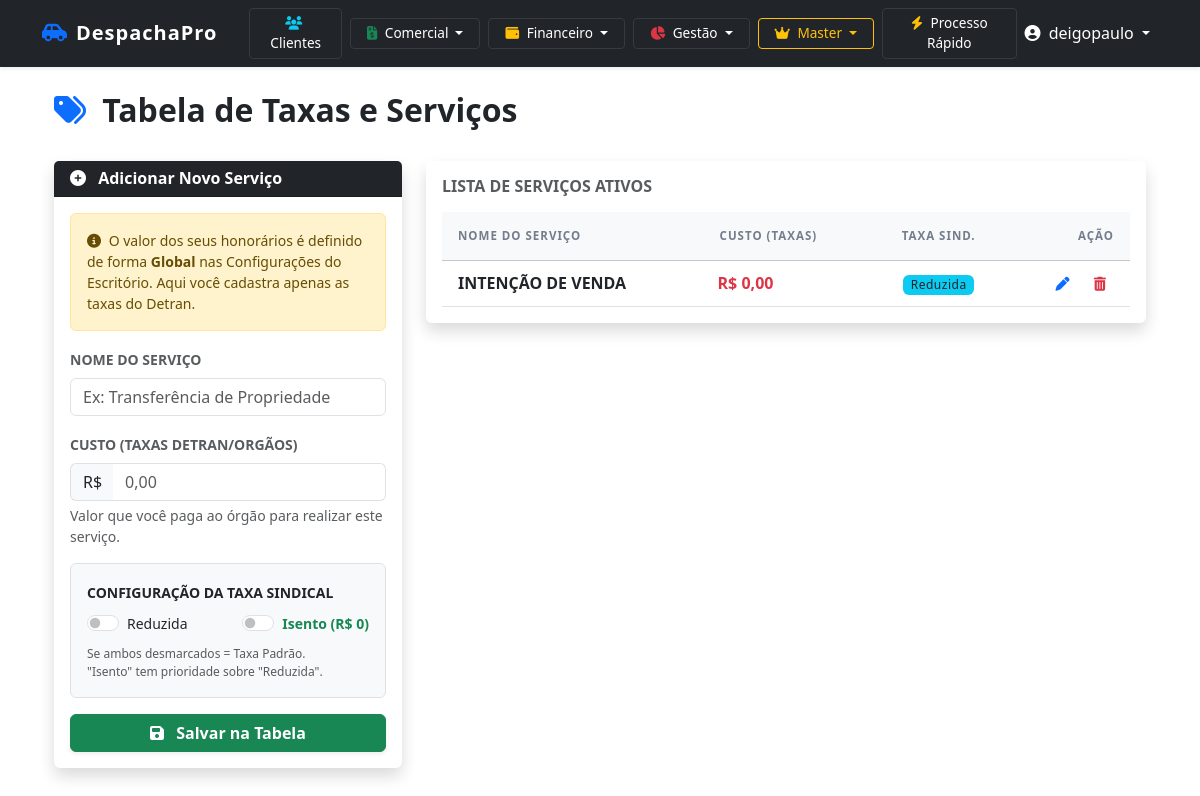
The app's page /servicos/ (signed in) with its own data.
### cadastro/models.py (models this page shows, shortened)
class TipoServico(models.Model):
    despachante = models.ForeignKey(Despachante, on_delete=models.CASCADE)
    nome = models.CharField(max_length=100)
    valor_base = models.DecimalField(max_digits=10, decimal_places=2, default=0.00, verbose_name="Custo DETRAN")
    honorarios = models.DecimalField(max_digits=10, decimal_places=2, default=0.00, verbose_name="Lucro/Honorários")
    usa_taxa_sindego_reduzida = models.BooleanField(
        default=False,
        verbose_name="Usa Taxa Reduzida (Sindego)?",
        help_text="Marque se este serviço paga a taxa menor (Ex: R$ 6,50) em vez da cheia (Ex: R$ 13,00)."
    )
    isenta_taxa_sindego = models.BooleanField(
        default=False,
        verbose_name="Isento de Taxa Sindical?",
        help_text="Se marcado, o valor da taxa sindical será R$ 0,00."
    )
    ativo = models.BooleanField(default=True)

### cadastro/views.py (the view, shortened to what this page needs)
# urls.py: path('servicos/', views.gerenciar_servicos, name='gerenciar_servicos'),
@login_required
@user_passes_test(is_admin_or_superuser, login_url='/dashboard/')
def gerenciar_servicos(request):
    perfil = request.user.perfilusuario
    servicos = TipoServico.objects.filter(despachante=perfil.despachante, ativo=True)
    return render(request, 'gerenciar_servicos.html', {'servicos': servicos})

### cadastro/views.py (called while the page is built)
def is_admin_or_superuser(user):
    if not user.is_authenticated:
        return False
    if user.is_superuser:
        return True
    if hasattr(user, 'perfilusuario') and user.perfilusuario.tipo_usuario == 'ADMIN':
        return True
    return False

### cadastro/templates/gerenciar_servicos.html (shortened to what this page needs)
{% extends 'base.html' %}
{% block extra_css %}
<link rel="stylesheet" href="https://cdn.datatables.net/1.13.7/css/dataTables.bootstrap5.min.css">
{% endblock %}
{% block content %}
<div class="container-fluid mt-3">
    <div class="d-flex justify-content-between align-items-center mb-4">
        <h2 class="fw-bold text-dark"><i class="fas fa-tags text-primary me-2"></i> Tabela de Taxas e Serviços</h2>
    </div>
    <div class="row">
        {% if user.is_superuser or user.perfilusuario.tipo_usuario == 'ADMIN' %}
        <div class="col-md-4 mb-4">
            <div class="card shadow border-0">
                <div class="card-header bg-dark text-white">
                    <h6 class="mb-0 fw-bold"><i class="fas fa-plus-circle me-2"></i> Adicionar Novo Serviço</h6>
                </div>
                <div class="card-body">
                    <div class="alert alert-warning small mb-3">
                        <i class="fas fa-info-circle me-1"></i>
                        O valor dos seus honorários é definido de forma <strong>Global</strong> nas Configurações do Escritório. Aqui você cadastra apenas as taxas do Detran.
                    </div>
                    <form method="post">
                        <div class="mb-3">
                            <label class="form-label fw-bold small text-uppercase text-muted">Nome do Serviço</label>
                            <input type="text" name="nome" class="form-control" placeholder="Ex: Transferência de Propriedade" required>
                        </div>
                        <div class="mb-3">
                            <label class="form-label fw-bold small text-uppercase text-muted">Custo (Taxas Detran/Orgãos)</label>
                            <div class="input-group">
                                <span class="input-group-text bg-light border-end-0">R$</span>
                                <input type="text" name="valor_base" class="form-control mask-money border-start-0" placeholder="0,00">
                            </div>
                            <div class="form-text small">Valor que você paga ao órgão para realizar este serviço.</div>
                        </div>
                        <div class="mb-3 p-3 border rounded bg-light">
                            <label class="form-label fw-bold small text-uppercase text-dark mb-2">Configuração da Taxa Sindical</label>
                            <div class="d-flex justify-content-between align-items-center">
                                <div class="form-check form-switch">
                                    <input class="form-check-input" type="checkbox" id="taxaReduzida" name="usa_taxa_sindego_reduzida">
                                    <label class="form-check-label small" for="taxaReduzida">Reduzida</label>
                                </div>
                                <div class="form-check form-switch">
                                    <input class="form-check-input" type="checkbox" id="taxaIsenta" name="isenta_taxa_sindego">
                                    <label class="form-check-label small fw-bold text-success" for="taxaIsenta">Isento (R$ 0)</label>
                                </div>
                            </div>
                            <div class="form-text mt-2" style="font-size: 0.75rem;">
                                Se ambos desmarcados = Taxa Padrão. <br>
                                "Isento" tem prioridade sobre "Reduzida".
                            </div>
                        </div>
                        <button type="submit" class="btn btn-success w-100 fw-bold shadow-sm">
                            <i class="fas fa-save me-2"></i> Salvar na Tabela
                        </button>
                    </form>
                </div>
            </div>
        </div>
        {% endif %}
        <div class="{% if user.is_superuser or user.perfilusuario.tipo_usuario == 'ADMIN' %}col-md-8{% else %}col-12{% endif %}">
            <div class="card shadow border-0">
                <div class="card-header bg-white py-3 border-bottom-0">
                    <h6 class="mb-0 fw-bold text-muted text-uppercase">Lista de Serviços Ativos</h6>
                </div>
                <div class="card-body pt-0">
                    <div class="table-responsive">
                        <table id="tabelaServicos" class="table table-hover align-middle mb-0 w-100">
                            <thead class="table-light small text-uppercase">
                                <tr>
                                    <th class="ps-3">Nome do Serviço</th>
                                    <th>Custo (Taxas)</th>
                                    <th class="text-center">Taxa Sind.</th>
                                    <th class="text-end pe-3">Ação</th>
                                </tr>
                            </thead>
                            <tbody>
                                {% for servico in servicos %}
                                <tr>
                                    <td class="ps-3 fw-bold text-dark">{{ servico.nome }}</td>
                                    <td class="text-danger fw-bold">R$ {{ servico.valor_base|floatformat:2 }}</td>
                                    <td class="text-center">
                                        {% if servico.isenta_taxa_sindego %}
                                            <span class="badge bg-success" title="Isento de Taxa (R$ 0,00)">ISENTO</span>
                                        {% elif servico.usa_taxa_sindego_reduzida %}
                                            <span class="badge bg-info text-dark" title="Taxa Reduzida">Reduzida</span>
                                        {% else %}
                                            <span class="badge bg-secondary" title="Taxa Padrão">Padrão</span>
                                        {% endif %}
                                    </td>
                                    <td class="text-end pe-3">
                                        {% if user.is_superuser or user.perfilusuario.tipo_usuario == 'ADMIN' %}
                                            <a href="{% url 'editar_servico' servico.id %}"
                                               class="btn btn-sm btn-outline-primary border-0 me-1"
                                               title="Editar Serviço">
                                                <i class="fas fa-pen"></i>
                                            </a>
                                            <a href="{% url 'excluir_servico' servico.id %}"
                                               class="btn btn-sm btn-outline-danger border-0"
                                               onclick="return confirm('Tem certeza que deseja desativar o serviço {{ servico.nome }}?')"
                                               title="Excluir Serviço">
                                                <i class="fas fa-trash-alt"></i>
                                            </a>
                                        {% else %}
                                            <i class="fas fa-lock text-muted opacity-25" title="Apenas leitura"></i>
                                        {% endif %}
                                    </td>
                                </tr>
                                {% endfor %}
                            </tbody>
                        </table>
                    </div>
                </div>
            </div>
        </div>
    </div>
</div>
{% endblock %}

### cadastro/templates/base.html (shortened to what this page needs)
<!DOCTYPE html>
<html lang="pt-br">
<head>
    {% load static %}
    <link href="{% static 'css/bootstrap.min.css' %}" rel="stylesheet">
    <link href="{% static 'css/custom.css' %}" rel="stylesheet">
    <link href="https://cdnjs.cloudflare.com/ajax/libs/font-awesome/6.4.0/css/all.min.css" rel="stylesheet">
    {% block extra_css %}{% endblock %}
</head>
<body>
<nav class="navbar navbar-expand-lg navbar-dark bg-dark sticky-top shadow-sm">
    <div class="container">
        <a class="navbar-brand d-flex align-items-center" href="{% url 'dashboard' %}">
            {% if user.is_authenticated and user.perfilusuario.despachante.logo %}
                <img src="{{ user.perfilusuario.despachante.logo.url }}" alt="Logo" class="me-2">
            {% else %}
                <i class="fas fa-car-side text-primary me-2"></i> DespachaPro
            {% endif %}
        </a>
        {% if user.is_authenticated %}
        <div class="collapse navbar-collapse" id="navbarNav">
            <ul class="navbar-nav me-auto align-items-center">
                <li class="nav-item ms-lg-3 mt-2 mt-lg-0">
                    <a href="{% url 'lista_clientes' %}" class="btn btn-nav-dark btn-sm px-3">
                        <i class="fas fa-users me-1 text-info"></i> Clientes
                    </a>
                </li>
                <li class="nav-item dropdown ms-lg-2 mt-2 mt-lg-0">
                    <a class="btn btn-nav-dark btn-sm px-3 dropdown-toggle" href="#" role="button" data-bs-toggle="dropdown">
                        <i class="fas fa-file-invoice-dollar me-1 text-success"></i> Comercial
                    </a>
                </li>
                {% if user.is_superuser or user.perfilusuario.tipo_usuario == 'ADMIN' %}
                <li class="nav-item dropdown ms-lg-2 mt-2 mt-lg-0">
                    <a class="btn btn-nav-dark btn-sm px-3 dropdown-toggle" href="#" role="button" data-bs-toggle="dropdown">
                        <i class="fas fa-wallet me-1 text-warning"></i> Financeiro
                    </a>
                </li>
                {% endif %}
                <li class="nav-item dropdown ms-lg-2 mt-2 mt-lg-0">
                    <a class="btn btn-nav-dark btn-sm px-3 dropdown-toggle" href="#" role="button" data-bs-toggle="dropdown">
                        <i class="fas fa-chart-pie me-1 text-danger"></i> Gestão
                    </a>
                </li>
                {% if user.is_superuser %}
                <li class="nav-item dropdown ms-lg-2 mt-2 mt-lg-0">
                    <a class="btn btn-nav-dark btn-sm px-3 dropdown-toggle border-warning text-warning" href="#" role="button" data-bs-toggle="dropdown">
                        <i class="fas fa-crown me-1"></i> Master
                    </a>
                </li>
                {% endif %}
                <li class="nav-item ms-lg-2 mt-2 mt-lg-0">
                    <a href="{% url 'cadastro_rapido' %}" class="btn btn-nav-dark btn-sm px-3">
                        <i class="fas fa-bolt me-1 text-warning"></i> Processo Rápido
                    </a>
                </li>
            </ul>
            <ul class="navbar-nav ms-auto">
                <li class="nav-item dropdown">
                    <a class="nav-link dropdown-toggle text-white" href="#" role="button" data-bs-toggle="dropdown">
                        <i class="fas fa-user-circle me-1"></i> {{ user.username }}
                    </a>
                </li>
            </ul>
        </div>
        {% endif %}
    </div>
</nav>
<div class="container mt-4 mb-5">
    {% block content %}{% endblock %}
</div>
</body>
</html>

### static/css/custom.css (style rules this page uses)
.table th { font-weight: 600; text-transform: uppercase; font-size: 0.8rem; color: #6c757d; }
.badge { font-weight: 500; letter-spacing: 0.5px; }
.navbar-brand { font-weight: 700; letter-spacing: 1px; }
.table thead th { font-size: 0.72rem; text-transform: uppercase; font-weight: 700; color: #747d8c; letter-spacing: 1px; padding: 15px 10px; }

### cadastro/templates/base.html (style rules this page uses)
.btn-nav-dark { background-color: #212529; color: #ffffff; border: 1px solid #373b3e; font-size: 0.85rem; transition: all 0.2s; }

### records on screen
TipoServico: nome "INTENÇÃO DE VENDA", valor_base "0,00", isenta_taxa_sindego "Reduzida"

### other values on screen
{{ user.username }} "deigopaulo"
